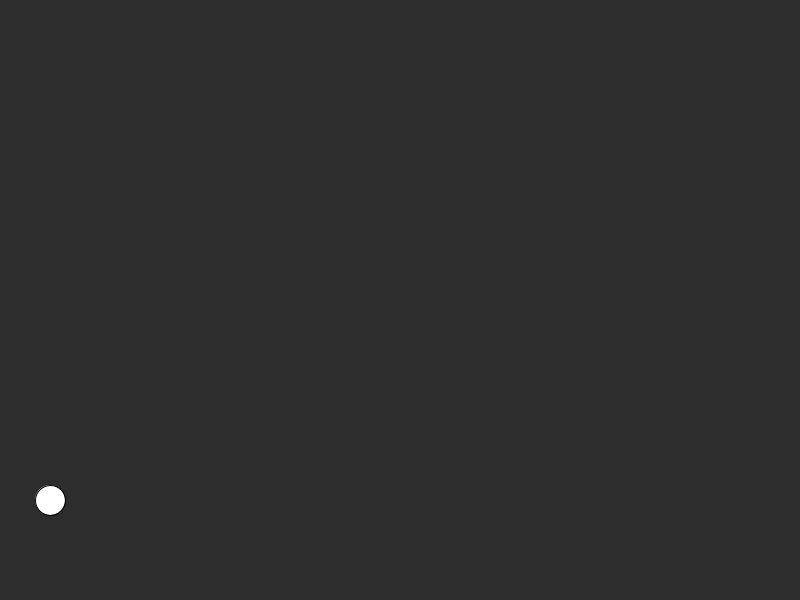
Frame 1 (no input)
Frame 60 (the mouse pressed at the canvas centre just before this capture): identical to frame 1, image omitted
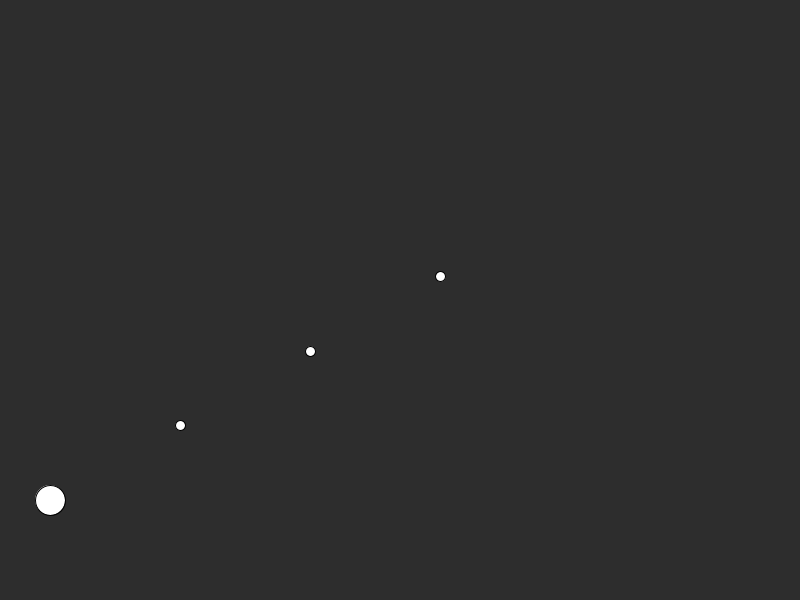
Frame 120 (the mouse held since frame 60 and released just before this capture)

The Processing sketch that drew these frames (run headless with seeded random() and noise(); from frame 60 on, the mouse is pressed at the canvas centre):

// Processing sketch: aimABullet
// ── aimABullet.pde
/*
 * Aim A Bullet - Interactive Shooting Game
 * 
 * This sketch demonstrates a simple shooting game where:
 * - A cannon (white circle) is positioned at the bottom left
 * - Players can aim by moving their mouse
 * - Clicking fires bullets that bounce off screen edges
 * - The bullet trajectory is calculated based on mouse position
 * - Multiple bullets can be fired with a firing rate limit
 * 
 * Key concepts demonstrated:
 * - PVector mathematics for trajectory calculation
 * - ArrayList for managing multiple objects
 * - Object-oriented programming with custom Bullet class
 * - Collision detection with screen boundaries
 * - Frame-based timing for firing rate control
 */

PVector start = new PVector(50, 500); // Starting position of the cannon (bottom left corner)

PVector mouse; // Current mouse position (updated each frame)

PVector bullet = new PVector(50, 500); // Current bullet position (used for trajectory calculation)

PVector bulletVel = new PVector(0, 0); // Calculated bullet velocity based on mouse position

ArrayList<Bullet> bullets = new ArrayList<Bullet>(); // ArrayList to store all active bullets on screen

void setup() {
  //fullScreen(); // Uncomment for fullscreen mode
  size(800, 600); // Set canvas size to 800x600 pixels
}

void draw() {
  background(45); // Dark gray background
  
  circle(50, 500, 30); // Draw the cannon as a white circle at the starting position
  
  // Update and draw all active bullets
  for (Bullet b : bullets) {
    b.shoot(); // Move bullet and handle collisions
  }
  
  calc(); // Calculate bullet trajectory based on current mouse position
  
  // Fire a new bullet when mouse is pressed (with rate limiting)
  if (mousePressed && frameCount % 15 == 0) {
    bullets.add(new Bullet(start, new PVector(bulletVel.x, bulletVel.y))); // Add new bullet to the ArrayList with current velocity
  }
}

// Calculate bullet trajectory from cannon to mouse position
void calc() {
  mouse = new PVector(mouseX, mouseY); // Get current mouse coordinates as a PVector
  
  bullet = new PVector(50, 500); // Reset bullet position to cannon location
  
  PVector difference = PVector.sub(mouse, start); // Calculate the vector from cannon to mouse position
  
  println(difference.mag()); // Print the magnitude (distance) for debugging
  
  difference.setMag(10); // Normalize the direction vector and set speed to 10
  
  println(difference.x + " " + difference.y); // Print the velocity components for debugging
  
  bulletVel = difference; // Store the calculated velocity for bullet firing
}

// ── Bullet.pde
class Bullet {
 PVector loc;
 PVector vel;
 
 Bullet(PVector l, PVector v){
   loc = l.copy();
   vel = v.copy();
 }
 
 void shoot(){
   loc.add(vel);
   circle(loc.x, loc.y, 10);
   
   if(loc.x > width || loc.x < 0){
     vel.x = -vel.x;
   }
      if(loc.y > height || loc.y < 0){
     vel.y = -vel.y;
   }
 }
  
  
}
